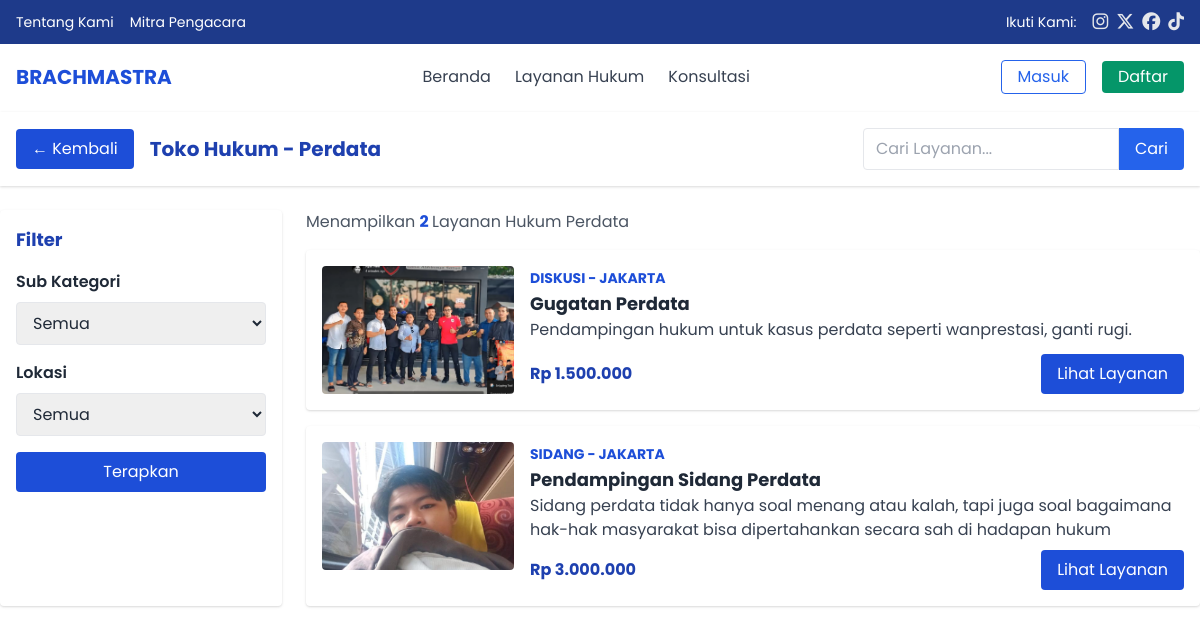
/Jalurhukum/perdata/toko-hukum-perdata.php, run on the app's committed database.
### tables this page shows
CREATE TABLE `toko_hukum` (
  `id` int NOT NULL,
  `nama_produk` varchar(255) NOT NULL,
  `deskripsi` text NOT NULL,
  `harga` decimal(15,2) NOT NULL,
  `kategori` enum('pidana','perdata','keluarga','bisnis') NOT NULL,
  `sub_kategori` varchar(100) DEFAULT NULL,
  `lokasi` varchar(100) DEFAULT NULL,
  `gambar` varchar(255) DEFAULT NULL,
  `tanggal` timestamp NULL DEFAULT CURRENT_TIMESTAMP
);

### Jalurhukum/perdata/toko-hukum-perdata.php (the view, shortened to what this page needs)
<?php
require '../../db.php';
$cari = isset($_GET['cari']) ? trim($_GET['cari']) : '';
$sql = "SELECT * FROM toko_hukum WHERE kategori = 'perdata'";
$result = $conn->query($sql);
?>
<!DOCTYPE html>
<html lang="id">
<head>
  <?php include '../../includes/header.php'; ?>
</head>
<body class="bg-gray-50">
<div class="bg-white shadow p-4 flex justify-between items-center">
  <div class="flex items-center gap-4">
    <a href="perdata.php" class="bg-blue-700 hover:bg-blue-800 text-white px-4 py-2 rounded">
      ← Kembali
    </a>
    <h1 class="text-xl font-bold text-blue-800">Toko Hukum - Perdata</h1>
  </div>
  <form method="GET" class="flex">
    <input type="text" name="cari" value="<?php echo htmlspecialchars($cari); ?>" placeholder="Cari Layanan..." class="border rounded-l px-3 py-2 w-64 focus:outline-none">
    <button type="submit" class="bg-blue-600 hover:bg-blue-700 text-white px-4 rounded-r">Cari</button>
  </form>
</div>
<div class="max-w-7xl mx-auto mt-6 grid grid-cols-1 md:grid-cols-4 gap-6">
  <aside class="bg-white p-4 rounded shadow md:col-span-1">
    <h2 class="font-bold text-lg text-blue-800 mb-4">Filter</h2>
    <form method="GET" class="space-y-4">
      <div>
        <h3 class="font-semibold mb-2">Sub Kategori</h3>
        <select name="sub_kategori" class="border rounded px-3 py-2 w-full">
          <option value="">Semua</option>
        </select>
      </div>
      <div>
        <h3 class="font-semibold mb-2">Lokasi</h3>
        <select name="lokasi" class="border rounded px-3 py-2 w-full">
          <option value="">Semua</option>
        </select>
      </div>
      <button type="submit" class="bg-blue-700 hover:bg-blue-800 text-white px-4 py-2 rounded w-full">Terapkan</button>
    </form>
  </aside>
  <main class="md:col-span-3 space-y-4">
    <h2 class="text-gray-600">Menampilkan
      <span class="text-blue-700 font-bold">
        <?php echo $result->num_rows; ?>
      </span> Layanan Hukum Perdata
    </h2>
    <?php if ($result->num_rows > 0): ?>
      <?php while($row = $result->fetch_assoc()): ?>
      <div class="bg-white rounded shadow p-4 flex flex-col md:flex-row gap-4">
        <img src="../../uploads/<?php echo htmlspecialchars($row['gambar']); ?>"
        alt="<?php echo htmlspecialchars($row['nama_produk']); ?>"
        class="w-full md:w-48 h-32 object-cover rounded">
        <div class="flex flex-col justify-between flex-1">
          <div>
            <span class="text-blue-700 font-bold uppercase text-sm">
              <?php echo htmlspecialchars($row['sub_kategori']); ?> - <?php echo htmlspecialchars($row['lokasi']); ?>
            </span>
            <h3 class="font-bold text-lg"><?php echo htmlspecialchars($row['nama_produk']); ?></h3>
            <p class="text-gray-700 line-clamp-3"><?php echo htmlspecialchars($row['deskripsi']); ?></p>
          </div>
          <div class="flex justify-between items-center mt-2">
            <span class="text-blue-800 font-bold">Rp <?php echo number_format($row['harga'],0,',','.'); ?></span>
            <a href="../../detail-toko.php?id=<?php echo $row['id']; ?>&from=perdata"
               class="bg-blue-700 hover:bg-blue-800 text-white px-4 py-2 rounded">
               Lihat Layanan
            </a>
          </div>
        </div>
      </div>
      <?php endwhile; ?>
    <?php else: ?>
      <p class="text-gray-600 italic">Tidak ada layanan hukum perdata yang ditemukan.</p>
    <?php endif; ?>
  </main>
</div>
</body>
</html>

### includes/header.php (style rules this page uses)
body { font-family: 'Poppins', sans-serif; }

### data on the page
toko_hukum: gambar (picture), sub_kategori "DISKUSI", lokasi "JAKARTA", nama_produk "Gugatan Perdata", deskripsi "Pendampingan hukum untuk kasus perdata seperti wanprestasi, ganti rugi.", harga "1.500.000"
toko_hukum: gambar (picture), sub_kategori "SIDANG", lokasi "JAKARTA", nama_produk "Pendampingan Sidang Perdata", deskripsi "Sidang perdata tidak hanya soal menang atau kalah, tapi juga soal bagaimana hak-hak masyarakat bisa dipertahankan secara sah di hadapan hukum", harga "3.000.000"

### other printed values
$result->num_rows "2"
